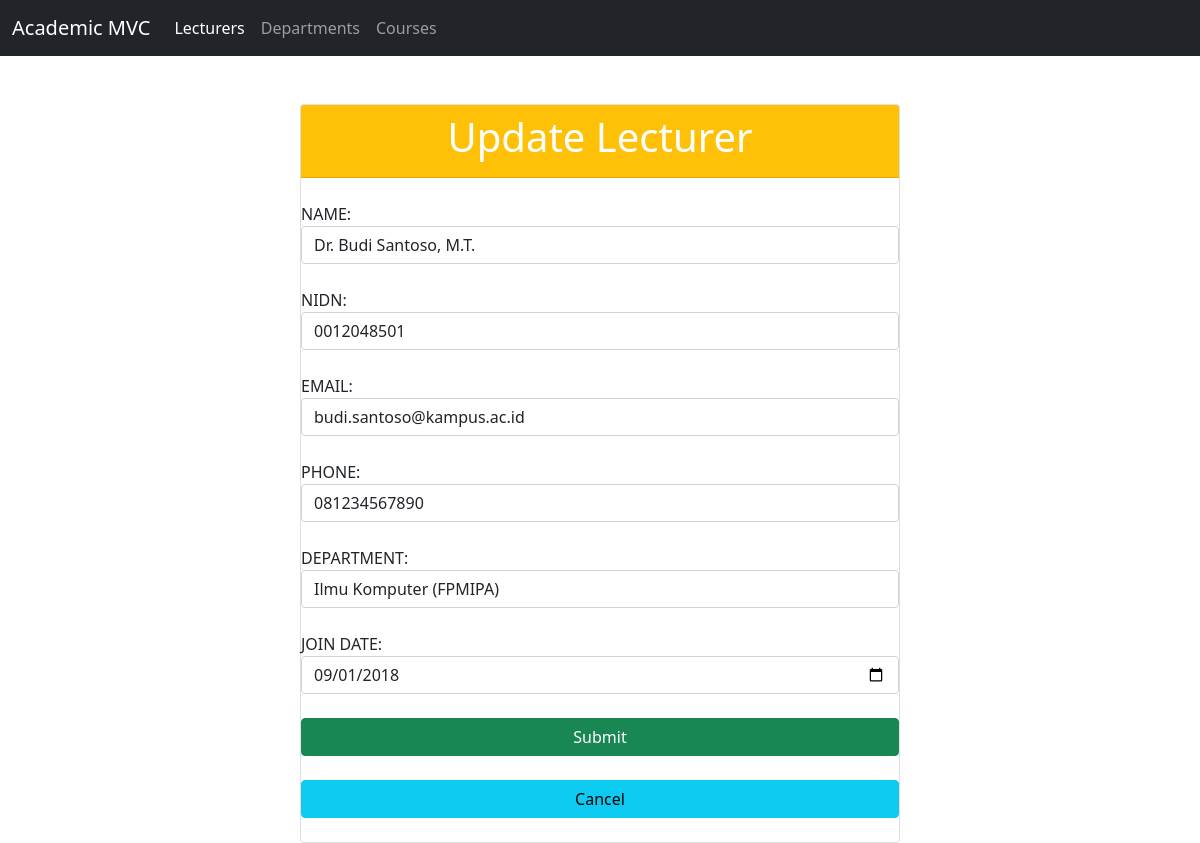
The app's page /index.php?page=lecturers&action=edit&id=1 with its own data.
### tables this page shows
CREATE TABLE lecturers (
    id INT AUTO_INCREMENT PRIMARY KEY,
    name VARCHAR(100) NOT NULL,
    nidn VARCHAR(30) NOT NULL UNIQUE,
    email VARCHAR(100) NOT NULL,
    phone VARCHAR(25) NOT NULL,
    join_date DATE NOT NULL,
    department_id INT NULL,
     
    CONSTRAINT fk_lecturer_department
        FOREIGN KEY (department_id) REFERENCES departments(id)
        ON UPDATE CASCADE
        ON DELETE SET NULL
);

CREATE TABLE departments (
    id INT AUTO_INCREMENT PRIMARY KEY,
    department_code VARCHAR(20) NOT NULL UNIQUE,
    department_name VARCHAR(100) NOT NULL,
    faculty VARCHAR(100) NOT NULL
);

### controllers/LecturerController.php (called while the page is built, shortened)
<?php
require_once __DIR__ . '/../models/Lecturer.php';
require_once __DIR__ . '/../models/Department.php';
class LecturerController
{
    private $lecturerModel;
    private $departmentModel;
    public function __construct($db)
    {
        $this->lecturerModel = new Lecturer($db);
        $this->departmentModel = new Department($db);
    }
    public function edit()
    {
        $id = $_GET['id'] ?? null;
        $lecturer = $this->lecturerModel->getById($id);
        $departments = $this->departmentModel->getAll();
        require __DIR__ . '/../views/layouts/header.php';
        require __DIR__ . '/../views/lecturers/edit.php';
        require __DIR__ . '/../views/layouts/footer.php';
    }
}

### models/Lecturer.php (called while the page is built, shortened)
<?php
class Lecturer
{
    private $conn;
    private $table = "lecturers";
    public function __construct($db)
    {
        $this->conn = $db;
    }
    public function getById($id)
    {
        $stmt = $this->conn->prepare("SELECT * FROM {$this->table} WHERE id = ?");
        $stmt->bind_param("i", $id);
        $stmt->execute();
        return $stmt->get_result()->fetch_assoc();
    }
}

### models/Department.php (called while the page is built, shortened)
<?php
class Department
{
    private $conn;
    private $table = "departments";
    public function __construct($db)
    {
        $this->conn = $db;
    }
    public function getAll()
    {
        $query = "SELECT * FROM {$this->table} ORDER BY id ASC";
        return $this->conn->query($query);
    }
}

### views/lecturers/edit.php (the view, shortened to what this page needs)
<div class="col-lg-6 m-auto">
    <form method="post" action="index.php?page=lecturers&action=edit&id=<?= $lecturer['id'] ?>">
        <br><br>
        <div class="card">
            <div class="card-header bg-warning">
                <h1 class="text-white text-center">Update Lecturer</h1>
            </div><br>
            <label>NAME:</label>
            <input type="text" name="name" value="<?= htmlspecialchars($lecturer['name']) ?>" class="form-control" required><br>
            <label>NIDN:</label>
            <input type="text" name="nidn" value="<?= htmlspecialchars($lecturer['nidn']) ?>" class="form-control" required><br>
            <label>EMAIL:</label>
            <input type="email" name="email" value="<?= htmlspecialchars($lecturer['email']) ?>" class="form-control" required><br>
            <label>PHONE:</label>
            <input type="text" name="phone" value="<?= htmlspecialchars($lecturer['phone']) ?>" class="form-control" required><br>
            <label>DEPARTMENT:</label>
            <select name="department_id" class="form-control">
                <?php while ($dept = $departments->fetch_assoc()): ?>
                    <option value="<?= $dept['id'] ?>" <?= ($lecturer['department_id'] == $dept['id']) ? 'selected' : '' ?>>
                        <?= htmlspecialchars($dept['department_name']) ?> (<?= htmlspecialchars($dept['faculty']) ?>)
                    </option>
                <?php endwhile; ?>
            </select><br>
            <label>JOIN DATE:</label>
            <input type="date" name="join_date" value="<?= htmlspecialchars($lecturer['join_date']) ?>" class="form-control" required><br>
            <button class="btn btn-success" type="submit">Submit</button><br>
            <a class="btn btn-info" href="index.php?page=lecturers">Cancel</a><br>
        </div>
    </form>
</div>

### records on screen
lecturers: name "Dr. Budi Santoso, M.T.", nidn "0012048501", email "budi.santoso@kampus.ac.id", phone "081234567890", department_id "Ilmu Komputer (FPMIPA)", join_date "09/01/2018"
